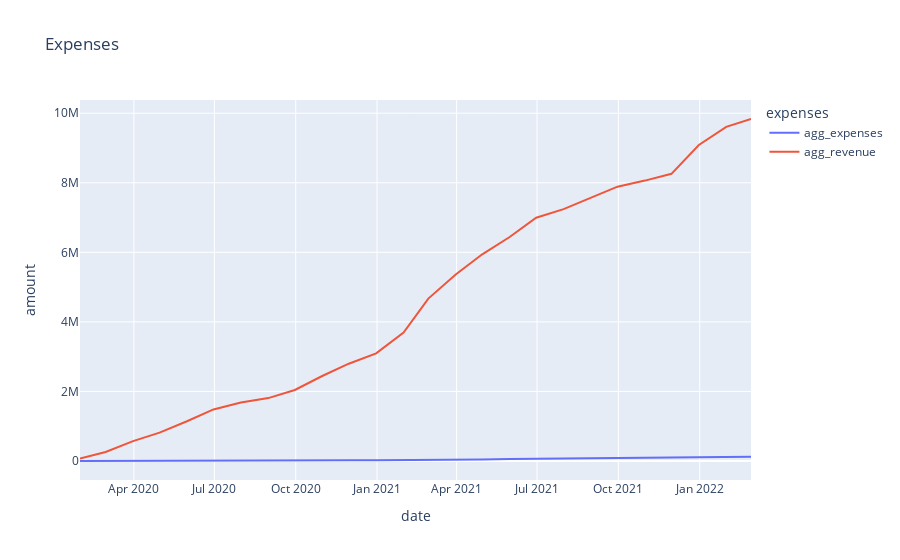

Write notebook code for a chart like this one.
### Code cell
# Plot for the company with the minimum revenue
fig = px.line(min_plot, x="date", y="amount", color='expenses', title='Expenses')
fig.show()

### Figure 1 — Plotly figure (JSON) as saved in the notebook; plotly's stock layout.template omitted (floating-point values rounded to 4 significant figures)
{"data": [{"hovertemplate": "expenses=agg_expenses<br>date=%{x}<br>amount=%{y}<extra></extra>", "legendgroup": "agg_expenses", "line": {"color": "#636efa", "dash": "solid"}, "mode": "lines", "name": "agg_expenses", "orientation": "v", "showlegend": true, "type": "scatter", "x": ["2020-01-31T00:00:00", "2020-02-29T00:00:00", "2020-03-31T00:00:00", "2020-04-30T00:00:00", "2020-05-31T00:00:00", "2020-06-30T00:00:00", "2020-07-31T00:00:00", "2020-08-31T00:00:00", "2020-09-30T00:00:00", "2020-10-31T00:00:00", "2020-11-30T00:00:00", "2020-12-31T00:00:00", "2021-01-31T00:00:00", "2021-02-28T00:00:00", "2021-03-31T00:00:00", "2021-04-30T00:00:00", "2021-05-31T00:00:00", "2021-06-30T00:00:00", "2021-07-31T00:00:00", "2021-08-31T00:00:00", "2021-09-30T00:00:00", "2021-10-31T00:00:00", "2021-11-30T00:00:00", "2021-12-31T00:00:00", "2022-01-31T00:00:00", "2022-02-28T00:00:00"], "xaxis": "x", "y": [0, 0, 0, 0, 0, 0, 0, 2929.0, 7006.0, 12100.0, 18270.0, 24590.0, 24590.0, 24590.0, 25000, 44240.0, 54430.0, 61160.0, 63160.0, 85330.0, 97290.0, 103300.0, 103300.0, 112000.0, 123000.0, 125000.0], "yaxis": "y"}, {"hovertemplate": "expenses=agg_revenue<br>date=%{x}<br>amount=%{y}<extra></extra>", "legendgroup": "agg_revenue", "line": {"color": "#EF553B", "dash": "solid"}, "mode": "lines", "name": "agg_revenue", "orientation": "v", "showlegend": true, "type": "scatter", "x": ["2020-01-31T00:00:00", "2020-02-29T00:00:00", "2020-03-31T00:00:00", "2020-04-30T00:00:00", "2020-05-31T00:00:00", "2020-06-30T00:00:00", "2020-07-31T00:00:00", "2020-08-31T00:00:00", "2020-09-30T00:00:00", "2020-10-31T00:00:00", "2020-11-30T00:00:00", "2020-12-31T00:00:00", "2021-01-31T00:00:00", "2021-02-28T00:00:00", "2021-03-31T00:00:00", "2021-04-30T00:00:00", "2021-05-31T00:00:00", "2021-06-30T00:00:00", "2021-07-31T00:00:00", "2021-08-31T00:00:00", "2021-09-30T00:00:00", "2021-10-31T00:00:00", "2021-11-30T00:00:00", "2021-12-31T00:00:00", "2022-01-31T00:00:00", "2022-02-28T00:00:00"], "xaxis": "x", "y": [68770.0, 258800.0, 572500.0, 814700.0, 1143000.0, 1483000.0, 1683000.0, 1809000.0, 2042000.0, 2443000.0, 2798000.0, 3094000.0, 3694000.0, 4669000.0, 5365000.0, 5943000.0, 6441000.0, 6995000.0, 7242000.0, 7566000.0, 7887000.0, 8062000.0, 8257000.0, 9086000.0, 9608000.0, 9833000.0], "yaxis": "y"}], "layout": {"legend": {"title": {"text": "expenses"}, "tracegroupgap": 0}, "title": {"text": "Expenses"}, "xaxis": {"anchor": "y", "domain": [0, 1], "title": {"text": "date"}}, "yaxis": {"anchor": "x", "domain": [0, 1], "title": {"text": "amount"}}}}
